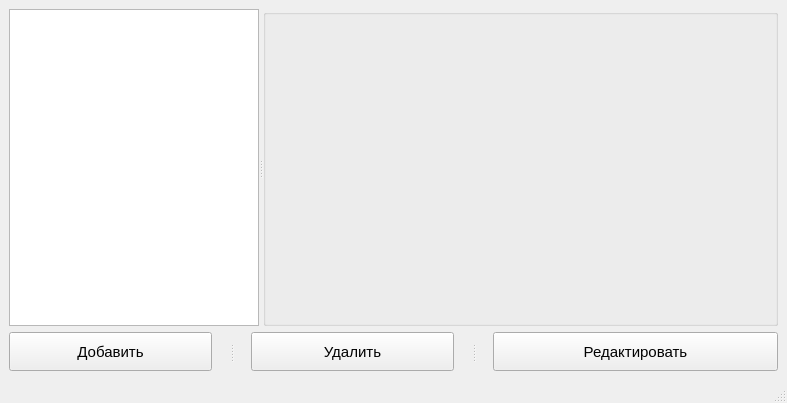
<?xml version="1.0" encoding="UTF-8"?>
<ui version="4.0">
 <class>MainWindow</class>
 <widget class="QMainWindow" name="MainWindow">
  <property name="geometry">
   <rect>
    <x>0</x>
    <y>0</y>
    <width>787</width>
    <height>403</height>
   </rect>
  </property>
  <property name="sizePolicy">
   <sizepolicy hsizetype="Expanding" vsizetype="Expanding">
    <horstretch>0</horstretch>
    <verstretch>0</verstretch>
   </sizepolicy>
  </property>
  <property name="baseSize">
   <size>
    <width>700</width>
    <height>450</height>
   </size>
  </property>
  <property name="font">
   <font>
    <family>Arial</family>
    <pointsize>11</pointsize>
   </font>
  </property>
  <property name="windowTitle">
   <string>Wishlist</string>
  </property>
  <property name="windowIcon">
   <iconset resource="../resources/resources.qrc">
    <normaloff>:/Icons/if_Preview_131689.ico</normaloff>:/Icons/if_Preview_131689.ico</iconset>
  </property>
  <widget class="QWidget" name="centralwidget">
   <layout class="QVBoxLayout" name="verticalLayout">
    <item>
     <widget class="QSplitter" name="splitter_2">
      <property name="orientation">
       <enum>Qt::Horizontal</enum>
      </property>
      <widget class="QListView" name="listView">
       <property name="maximumSize">
        <size>
         <width>250</width>
         <height>16777215</height>
        </size>
       </property>
      </widget>
      <widget class="QGroupBox" name="InformationBox">
       <property name="sizePolicy">
        <sizepolicy hsizetype="Expanding" vsizetype="Preferred">
         <horstretch>0</horstretch>
         <verstretch>0</verstretch>
        </sizepolicy>
       </property>
       <property name="title">
        <string notr="true"/>
       </property>
      </widget>
     </widget>
    </item>
    <item>
     <widget class="QSplitter" name="splitter">
      <property name="sizePolicy">
       <sizepolicy hsizetype="Expanding" vsizetype="Fixed">
        <horstretch>10</horstretch>
        <verstretch>0</verstretch>
       </sizepolicy>
      </property>
      <property name="maximumSize">
       <size>
        <width>16777215</width>
        <height>16777215</height>
       </size>
      </property>
      <property name="acceptDrops">
       <bool>false</bool>
      </property>
      <property name="layoutDirection">
       <enum>Qt::LeftToRight</enum>
      </property>
      <property name="frameShape">
       <enum>QFrame::NoFrame</enum>
      </property>
      <property name="orientation">
       <enum>Qt::Horizontal</enum>
      </property>
      <property name="opaqueResize">
       <bool>false</bool>
      </property>
      <property name="handleWidth">
       <number>39</number>
      </property>
      <property name="childrenCollapsible">
       <bool>false</bool>
      </property>
      <widget class="QPushButton" name="AddButton">
       <property name="text">
        <string>Добавить</string>
       </property>
       <property name="icon">
        <iconset resource="../resources/resources.qrc">
         <normaloff>:/Icons/if_Add_131846.ico</normaloff>:/Icons/if_Add_131846.ico</iconset>
       </property>
       <property name="iconSize">
        <size>
         <width>32</width>
         <height>32</height>
        </size>
       </property>
      </widget>
      <widget class="QPushButton" name="DeleteButton">
       <property name="text">
        <string>Удалить</string>
       </property>
       <property name="icon">
        <iconset resource="../resources/resources.qrc">
         <normaloff>:/Icons/if_Cancel_131742.ico</normaloff>:/Icons/if_Cancel_131742.ico</iconset>
       </property>
       <property name="iconSize">
        <size>
         <width>32</width>
         <height>32</height>
        </size>
       </property>
       <property name="autoRepeatInterval">
        <number>100</number>
       </property>
       <property name="flat">
        <bool>false</bool>
       </property>
      </widget>
      <widget class="QPushButton" name="EditButton">
       <property name="text">
        <string>Редактировать</string>
       </property>
       <property name="icon">
        <iconset resource="../resources/resources.qrc">
         <normaloff>:/Icons/if_Pencil_131733.ico</normaloff>:/Icons/if_Pencil_131733.ico</iconset>
       </property>
       <property name="iconSize">
        <size>
         <width>32</width>
         <height>32</height>
        </size>
       </property>
      </widget>
     </widget>
    </item>
   </layout>
  </widget>
  <widget class="QStatusBar" name="statusbar"/>
 </widget>
 <resources>
  <include location="resources.qrc"/>
  <include location="../resources/resources.qrc"/>
 </resources>
 <connections/>
</ui>
